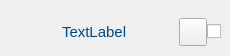
<?xml version="1.0" encoding="UTF-8"?>
<ui version="4.0">
 <class>UiDiagramTriggerCard</class>
 <widget class="QWidget" name="UiDiagramTriggerCard">
  <property name="geometry">
   <rect>
    <x>0</x>
    <y>0</y>
    <width>230</width>
    <height>56</height>
   </rect>
  </property>
  <property name="minimumSize">
   <size>
    <width>230</width>
    <height>56</height>
   </size>
  </property>
  <property name="maximumSize">
   <size>
    <width>230</width>
    <height>56</height>
   </size>
  </property>
  <property name="windowTitle">
   <string>Form</string>
  </property>
  <property name="accessibleName">
   <string notr="true">bg:normal</string>
  </property>
  <property name="styleSheet">
   <string notr="true">QWidget[accessibleName=&quot;bg:normal&quot;]{
	border-image: url(:/pluginDiagram/buttons/img/tab_normal.png);
}

QWidget[accessibleName=&quot;bg:light&quot;]{
	border-image: url(:/pluginDiagram/buttons/img/tab_down.png);
}

QPushButton#__btnDelete{
	border-image: url(:/pluginDiagram/buttons/img/delete_small_normal.png);
}
QPushButton#__btnDelete:pressed{
	border-image: url(:/pluginDiagram/buttons/img/delete_small_down.png);
}


QCheckBox#__toggleTrash::indicator {
	image: url(:/pluginDiagram/buttons/img/remove_small_normal.png);
}
QCheckBox#__toggleTrash::indicator::checked {
	image: url(:/pluginDiagram/buttons/img/remove_small_down.png);
}

QLabel {
	font: 11pt;
	color: #00487f;
}</string>
  </property>
  <layout class="QVBoxLayout" name="verticalLayout">
   <property name="spacing">
    <number>0</number>
   </property>
   <property name="leftMargin">
    <number>0</number>
   </property>
   <property name="topMargin">
    <number>0</number>
   </property>
   <property name="rightMargin">
    <number>0</number>
   </property>
   <property name="bottomMargin">
    <number>0</number>
   </property>
   <item>
    <widget class="ClickWidget" name="__clickwidget" native="true">
     <layout class="QHBoxLayout" name="horizontalLayout">
      <property name="leftMargin">
       <number>20</number>
      </property>
      <property name="topMargin">
       <number>8</number>
      </property>
      <property name="bottomMargin">
       <number>0</number>
      </property>
      <item>
       <widget class="QLabel" name="__thumb">
        <property name="minimumSize">
         <size>
          <width>36</width>
          <height>36</height>
         </size>
        </property>
        <property name="maximumSize">
         <size>
          <width>36</width>
          <height>36</height>
         </size>
        </property>
        <property name="text">
         <string/>
        </property>
        <property name="pixmap">
         <pixmap resource="pluginDiagram.qrc">:/pluginDiagram/icons/vr-trigger-0</pixmap>
        </property>
        <property name="scaledContents">
         <bool>true</bool>
        </property>
       </widget>
      </item>
      <item>
       <widget class="QLabel" name="__alias">
        <property name="sizePolicy">
         <sizepolicy hsizetype="Expanding" vsizetype="Preferred">
          <horstretch>0</horstretch>
          <verstretch>0</verstretch>
         </sizepolicy>
        </property>
        <property name="text">
         <string>TextLabel</string>
        </property>
       </widget>
      </item>
      <item>
       <widget class="QWidget" name="widget_2" native="true">
        <layout class="QHBoxLayout" name="horizontalLayout_2">
         <property name="spacing">
          <number>0</number>
         </property>
         <property name="leftMargin">
          <number>0</number>
         </property>
         <property name="topMargin">
          <number>0</number>
         </property>
         <property name="rightMargin">
          <number>0</number>
         </property>
         <property name="bottomMargin">
          <number>0</number>
         </property>
         <item>
          <widget class="QPushButton" name="__btnDelete">
           <property name="minimumSize">
            <size>
             <width>28</width>
             <height>28</height>
            </size>
           </property>
           <property name="maximumSize">
            <size>
             <width>28</width>
             <height>28</height>
            </size>
           </property>
           <property name="text">
            <string/>
           </property>
          </widget>
         </item>
         <item>
          <widget class="QCheckBox" name="__toggleTrash">
           <property name="text">
            <string/>
           </property>
          </widget>
         </item>
        </layout>
       </widget>
      </item>
     </layout>
    </widget>
   </item>
  </layout>
 </widget>
 <customwidgets>
  <customwidget>
   <class>ClickWidget</class>
   <extends>QWidget</extends>
   <header>ClickWidget.h</header>
   <container>1</container>
  </customwidget>
 </customwidgets>
 <resources>
  <include location="pluginDiagram.qrc"/>
 </resources>
 <connections/>
</ui>
